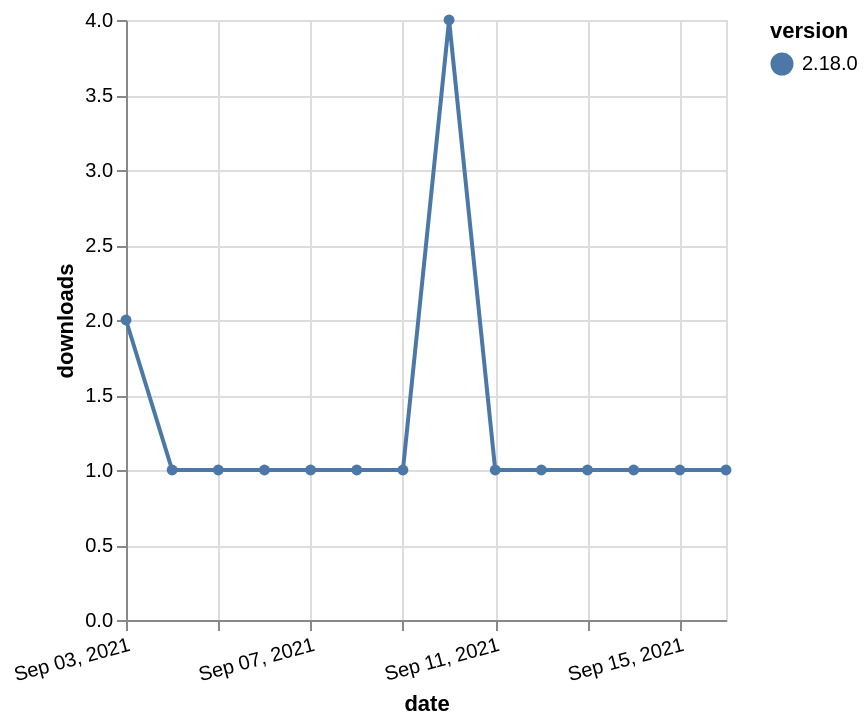

Write a Vega-Lite specification for this figure.
### Vega-Lite specification from a JSON file in a GitHub repository (floating-point values rounded to 4 significant figures)
{"$schema": "https://vega.github.io/schema/vega-lite/v5.json", "description": "A simple bar chart with embedded data.", "data": {"values": [{"date": "2021-09-03", "total": 500, "delta": 2, "version": "2.18.0"}, {"date": "2021-09-04", "total": 501, "delta": 1, "version": "2.18.0"}, {"date": "2021-09-05", "total": 502, "delta": 1, "version": "2.18.0"}, {"date": "2021-09-06", "total": 503, "delta": 1, "version": "2.18.0"}, {"date": "2021-09-07", "total": 504, "delta": 1, "version": "2.18.0"}, {"date": "2021-09-08", "total": 505, "delta": 1, "version": "2.18.0"}, {"date": "2021-09-09", "total": 506, "delta": 1, "version": "2.18.0"}, {"date": "2021-09-10", "total": 510, "delta": 4, "version": "2.18.0"}, {"date": "2021-09-11", "total": 511, "delta": 1, "version": "2.18.0"}, {"date": "2021-09-12", "total": 512, "delta": 1, "version": "2.18.0"}, {"date": "2021-09-13", "total": 513, "delta": 1, "version": "2.18.0"}, {"date": "2021-09-14", "total": 514, "delta": 1, "version": "2.18.0"}, {"date": "2021-09-15", "total": 515, "delta": 1, "version": "2.18.0"}, {"date": "2021-09-16", "total": 516, "delta": 1, "version": "2.18.0"}]}, "width": "container", "mark": {"type": "line", "point": {"filled": true}}, "encoding": {"x": {"field": "date", "type": "temporal", "timeUnit": "yearmonthdate", "title": "date", "axis": {"labelAngle": -15}}, "y": {"field": "delta", "type": "quantitative", "title": "downloads"}, "color": {"field": "version", "type": "nominal"}, "tooltip": {"field": "delta"}}}
